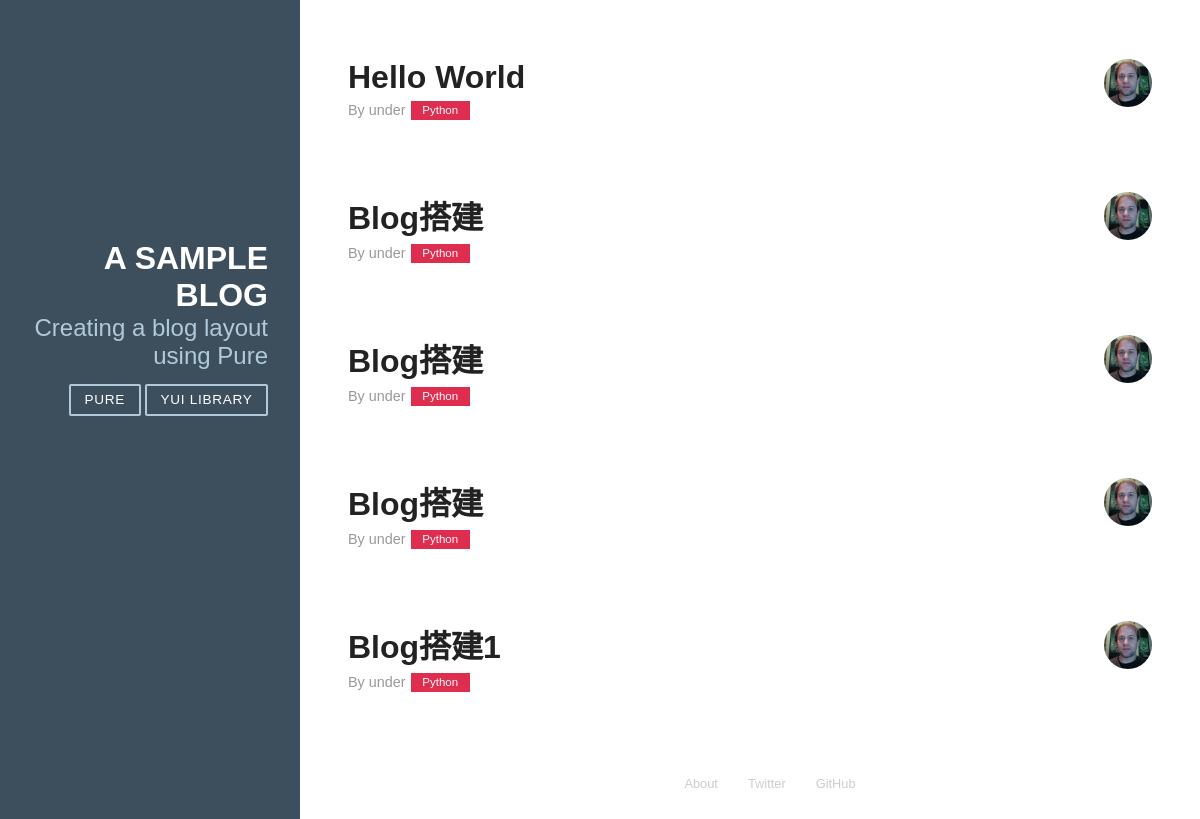
The app's page /, older data.
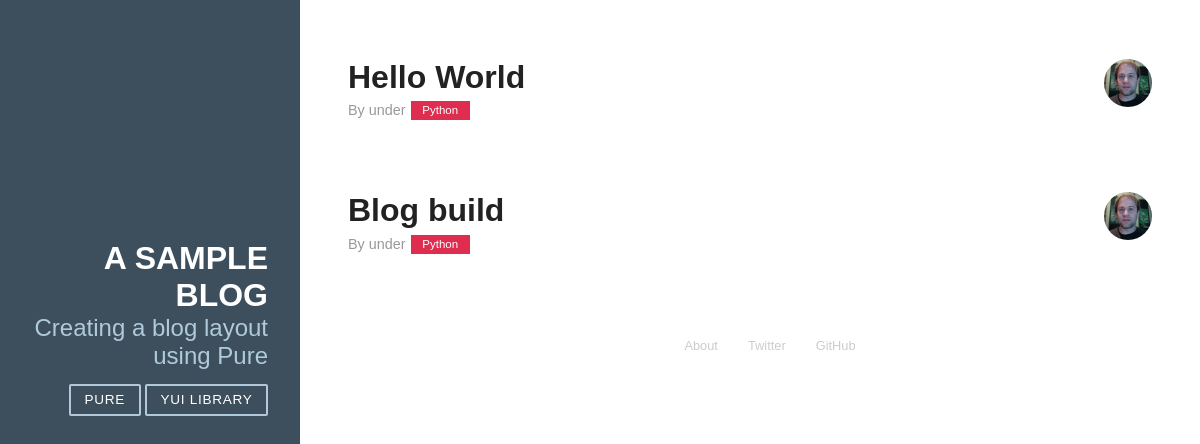
The same page, newer data.
### article/models.py (models this page shows, shortened)
class Article(models.Model):
    title 	    = models.CharField(max_length=100)
    author      = models.CharField(max_length=100)
    category 	= models.CharField(max_length=100, blank=True)
    datetime 	= models.DateTimeField(auto_now_add=True)
    content 	= models.TextField(blank=True)

### article/views.py (the view)
# urls.py: url(r'^$', 'article.views.home'),
def home(request):
    art = Article.objects.all()
    return render(request, 'home.html', {'artlist': art})

### article/templates/home.html (shortened to what this page needs)
{% extends "base.html" %}
{% block content %}
<div class="posts">
    {% for art in artlist %}
        <section class="post">
            <header class="post-header">
                <img class="post-avatar" alt="Eric Ferraiuolo&#x27;s avatar" height="48" width="48" src="static/image/ericf-avatar.png">
                <h2 class="post-title">{{ art.title }}</h2>
                <p class="post-meta">
                    By <a class="post-author" href="#">{{ art.author }}</a> under <a class="post-category post-category-js" href="#">{{ art.category }}</a>
                </p>
            </header>
        </section>
    {% endfor %}
</div>
{% endblock %}

### article/templates/base.html (shortened to what this page needs)
<!doctype html>
<html lang="en">
<head>
    <link rel="stylesheet" href="static/css/pure-min.css">
    <link rel="stylesheet" href="static/css/grids-responsive-min.css">
    <link rel="stylesheet" href="static/css/blog.css">
</head>
<body>
<div id="layout" class="pure-g">
    <div class="sidebar pure-u-1 pure-u-md-1-4">
        <div class="header">
            <h1 class="brand-title">A Sample Blog</h1>
            <h2 class="brand-tagline">Creating a blog layout using Pure</h2>
            <nav class="nav">
                <ul class="nav-list">
                    <li class="nav-item">
                        <a class="pure-button" href="http://purecss.io">Pure</a>
                    </li>
                    <li class="nav-item">
                        <a class="pure-button" href="http://yuilibrary.com">YUI Library</a>
                    </li>
                </ul>
            </nav>
        </div>
    </div>
    <div class="content pure-u-1 pure-u-md-3-4">
        <div>
            {% block content %}
            {% endblock %}
            <div class="footer">
                <div class="pure-menu pure-menu-horizontal">
                    <ul>
                        <li class="pure-menu-item"><a href="http://purecss.io/" class="pure-menu-link">About</a></li>
                        <li class="pure-menu-item"><a href="http://twitter.com/yuilibrary/" class="pure-menu-link">Twitter</a></li>
                        <li class="pure-menu-item"><a href="http://github.com/yahoo/pure/" class="pure-menu-link">GitHub</a></li>
                    </ul>
                </div>
            </div>
        </div>
    </div>
</div>
</body>
</html>

### article/static/css/pure-min.css (style rules this page uses)
html { font-family:sans-serif;-ms-text-size-adjust:100%;-webkit-text-size-adjust:100% }
body { margin:0 }
article,aside,details,figcaption,figure,footer,header,hgroup,main,menu,nav,section,summary { display:block }
a { background-color:transparent }
h1 { font-size:2em;margin:.67em 0 }
img { border:0 }
.pure-g { letter-spacing:-.31em;*letter-spacing:normal;*word-spacing:-.43em;text-rendering:optimizespeed;font-family:FreeSans,Arimo,"Droid Sans",Helvetica,Arial,sans-serif;display:-webkit-flex;-webkit-flex-flow:row wrap;display:-ms-flexbox;-ms-flex-flow:row wrap;-ms-align-content:flex-start;-webkit-align-content:flex-start;align-content:flex-start }
.pure-g [class *="pure-u"] { font-family:sans-serif }
.pure-u-1,.pure-u-1-1,.pure-u-1-2,.pure-u-1-3,.pure-u-2-3,.pure-u-1-4,.pure-u-3-4,.pure-u-1-5,.pure-u-2-5,.pure-u-3-5,.pure-u-4-5,.pure-u-5-5,.pure-u-1-6,.pure-u-5-6,.pure-u-1-8,.pure-u-3-8,.pure-u-5-8,.pure-u-7-8,.pure-u-1-12,.pure-u-5-12,.pure-u-7-12,.pure-u-11-12,.pure-u-1-24,.pure-u-2-24,.pure-u-3-24,.pure-u-4-24,.pure-u-5-24,.pure-u-6-24,.pure-u-7-24,.pure-u-8-24,.pure-u-9-24,.pure-u-10-24,.pure-u-11-24,.pure-u-12-24,.pure-u-13-24,.pure-u-14-24,.pure-u-15-24,.pure-u-16-24,.pure-u-17-24,.pure-u-18-24,.pure-u-19-24,.pure-u-20-24,.pure-u-21-24,.pure-u-22-24,.pure-u-23-24,.pure-u-24-24 { display:inline-block;*display:inline;zoom:1;letter-spacing:normal;word-spacing:normal;vertical-align:top;text-rendering:auto }
.pure-u-1,.pure-u-1-1,.pure-u-5-5,.pure-u-24-24 { width:100% }
.pure-button { display:inline-block;zoom:1;line-height:normal;white-space:nowrap;vertical-align:middle;text-align:center;cursor:pointer;-webkit-user-drag:none;-webkit-user-select:none;-moz-user-select:none;-ms-user-select:none;user-select:none;-webkit-box-sizing:border-box;-moz-box-sizing:border-box;box-sizing:border-box }
.pure-button { font-family:inherit;font-size:100%;padding:.5em 1em;color:#444;color:rgba(0,0,0,.8);border:1px solid #999;border:0 rgba(0,0,0,0);background-color:#E6E6E6;text-decoration:none;border-radius:2px }
.pure-menu { -webkit-box-sizing:border-box;-moz-box-sizing:border-box;box-sizing:border-box }
.pure-menu-list,.pure-menu-item { position:relative }
.pure-menu-item { padding:0;margin:0;height:100% }
.pure-menu-link,.pure-menu-heading { display:block;text-decoration:none;white-space:nowrap }
.pure-menu-horizontal { width:100%;white-space:nowrap }
.pure-menu-horizontal .pure-menu-item,.pure-menu-horizontal .pure-menu-heading,.pure-menu-horizontal .pure-menu-separator { display:inline-block;*display:inline;zoom:1;vertical-align:middle }
.pure-menu-link { color:#777 }
.pure-menu-link,.pure-menu-disabled,.pure-menu-heading { padding:.5em 1em }

### article/static/css/grids-responsive-min.css (style rules this page uses)
@media screen and (min-width:48em) { .pure-u-md-1,.pure-u-md-1-1,.pure-u-md-1-2,.pure-u-md-1-3,.pure-u-md-2-3,.pure-u-md-1-4,.pure-u-md-3-4,.pure-u-md-1-5,.pure-u-md-2-5,.pure-u-md-3-5,.pure-u-md-4-5,.pure-u-md-5-5,.pure-u-md-1-6,.pure-u-md-5-6,.pure-u-md-1-8,.pure-u-md-3-8,.pure-u-md-5-8,.pure-u-md-7-8,.pure-u-md-1-12,.pure-u-md-5-12,.pure-u-md-7-12,.pure-u-md-11-12,.pure-u-md-1-24,.pure-u-md-2-24,.pure-u-md-3-24,.pure-u-md-4-24,.pure-u-md-5-24,.pure-u-md-6-24,.pure-u-md-7-24,.pure-u-md-8-24,.pure-u-md-9-24,.pure-u-md-10-24,.pure-u-md-11-24,.pure-u-md-12-24,.pure-u-md-13-24,.pure-u-md-14-24,.pure-u-md-15-24,.pure-u-md-16-24,.pure-u-md-17-24,.pure-u-md-18-24,.pure-u-md-19-24,.pure-u-md-20-24,.pure-u-md-21-24,.pure-u-md-22-24,.pure-u-md-23-24,.pure-u-md-24-24 { display:inline-block;*display:inline;zoom:1;letter-spacing:normal;word-spacing:normal;vertical-align:top;text-rendering:auto } }
@media screen and (min-width:48em) { .pure-u-md-1-4,.pure-u-md-6-24 { width:25%;*width:24.969% } }
@media screen and (min-width:48em) { .pure-u-md-3-4,.pure-u-md-18-24 { width:75%;*width:74.969% } }

Row changes from the older to the newer data that the page shows:
removed Article: title "Blog搭建", category "Python"
removed Article: title "Blog搭建", category "Python"
removed Article: title "Blog搭建", category "Python"
removed Article: title "Blog搭建1", category "Python"
added Article: title "Blog build", category "Python"
